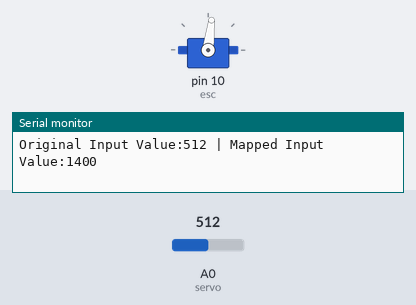
A sketch run on a simulated Arduino Uno, built with avr-gcc and run on an emulated ATmega328P. Parts: servo, the last lines printed to the serial monitor. The inputs (shaded band) are chosen by the test bench; at power-on: A0 (servo) = 512.

Above: at 1.2 s.
1.3 s: A0 (servo) set to 179
At 2.1 s:
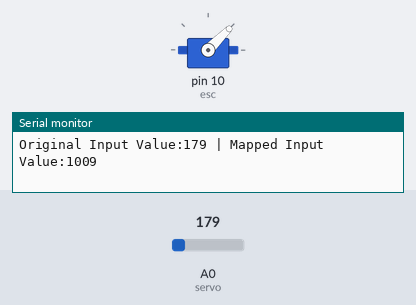
2.8 s: A0 (servo) set to 163
At 3.8 s:
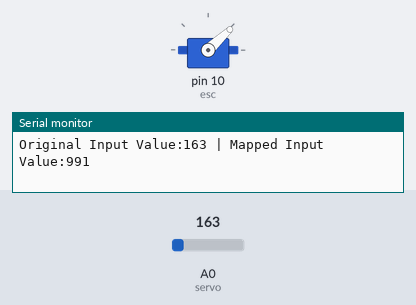
5.8 s: A0 (servo) set to 306
At 6.8 s:
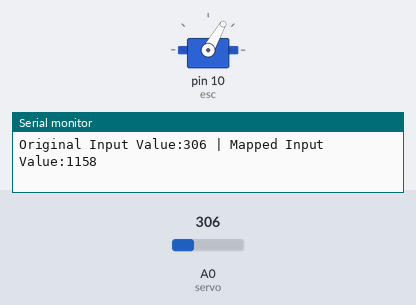
7.3 s: A0 (servo) set to 0
At 8.5 s:
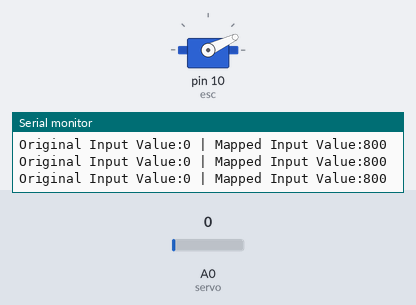
8.8 s: A0 (servo) set to 8
At 9.5 s:
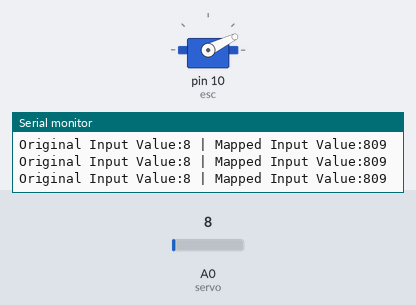
11.8 s: A0 (servo) set to 11
Timing chart, 0 to 14.8 s (numbered marks = the images above; inputs shaded):
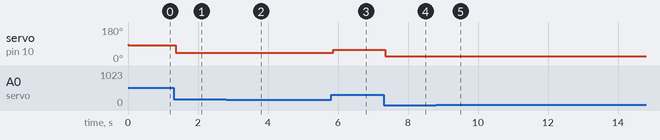

The sketch:

ESC_calibrate.ino
```cpp
/*

ESC Calibrate

ESC data pin attached to Digital Pin 10 on the arduino.
A potentiometer/a Joystick input attached to Analog Pin A0 on the Arduino.

*/


#include<Servo.h>           //Include The servo library for the functions used

Servo esc;                  //Declare the ESC as a Servo Object
int input;

void setup()
{
  esc.attach(10);           //Attach the ESC to Digital Pin 10
  Serial.begin(9600);      //Begin Reading/Open Serial Monitor
}

void loop()
{
  input=analogRead(A0);                       //Value of input is analog input on pin A0
  Serial.print("Original Input Value:");      //Serial print the original input value
  Serial.print(input);
  Serial.print(" | ");
  delay(1);
  input=map(analogRead(A0), 0, 1023, 800, 2000); //Map the input values from the joystick on analog pin 0 to  correspond to max and min values for the servo output: 2000 and 800
  Serial.print("Mapped Input Value:");
  Serial.print(input);                        //Serial print the mapped input value
  Serial.print("\n");
  delay(1);                                   //Delay determines your resolution/smoothness and responsiveness of Motor to the movement of Potwntiometer/Joystick.
  esc.writeMicroseconds(input);                           //The state of ESC will be the same as the state/position of Joystick
}
```

Measured:
- after the input at 1.3 s, servo on pin 10 (esc): 83° → 45° after 0.07 s
- after the input at 2.8 s, servo on pin 10 (esc): 45° → 43° after 0.05 s
- after the input at 5.8 s, servo on pin 10 (esc): 43° → 60° after 0.07 s
- after the input at 7.3 s, servo on pin 10 (esc): 60° → 25° after 0.05 s
- after the input at 8.8 s, servo on pin 10 (esc): 25° → 26° after 0.05 s
